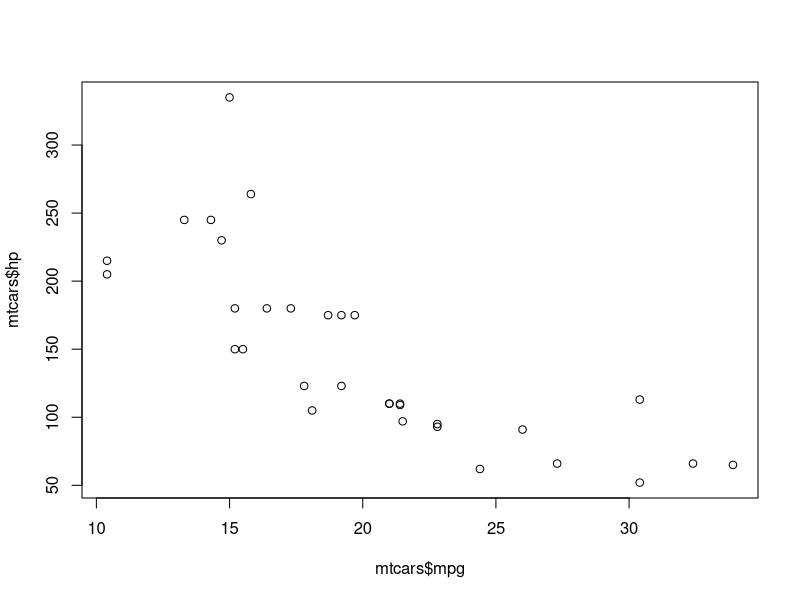
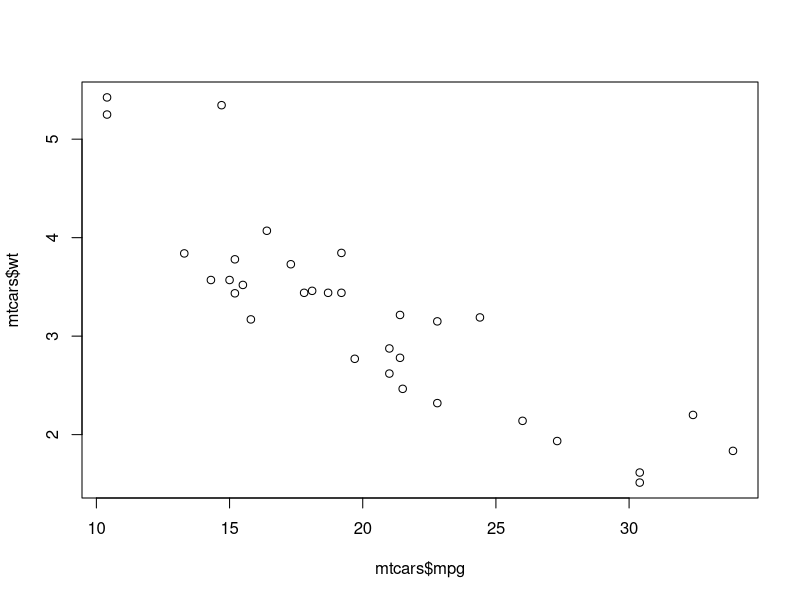
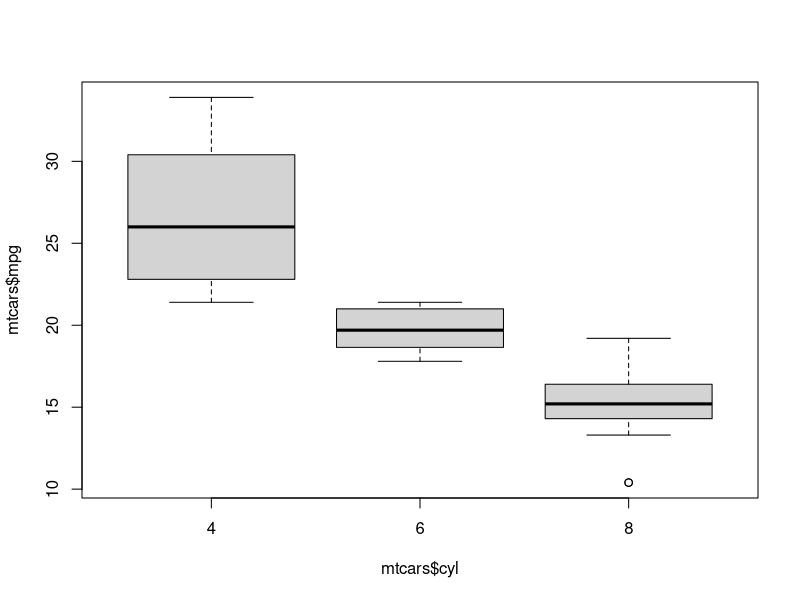
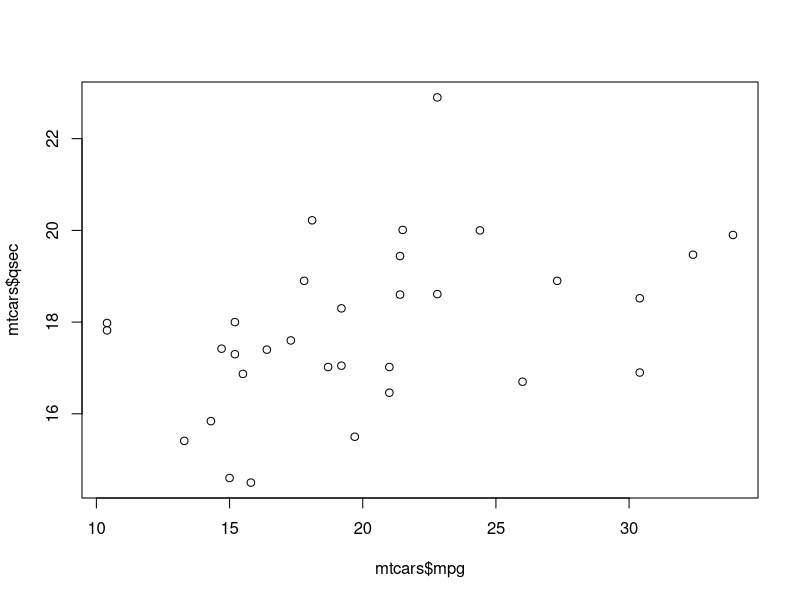

The R source for these figures, in order:
#'Very simple example
#'Here I just added a ' after the comments

mtcars

plot(mtcars$mpg,mtcars$hp)
#'The more mile per gallons, the lower the horse power !
#'Does heavier car consume more ?
plot(mtcars$mpg,mtcars$wt)
#'It looks like it also

#'What about number of cylinders ?
mtcars$cyl=factor(mtcars$cyl)
boxplot(mtcars$mpg~mtcars$cyl)

#'and finally time to do a quarter mile

plot(mtcars$mpg,mtcars$qsec)

#'it is less clear but ok

#'can we predict mpg with other variables ?

summary(lm(mpg~cyl+hp+qsec+wt,data=mtcars))

#'We have a nice model, with 85% variance explained.

#rmarkdown::render('Ex2.R',encoding="UTF-8")
